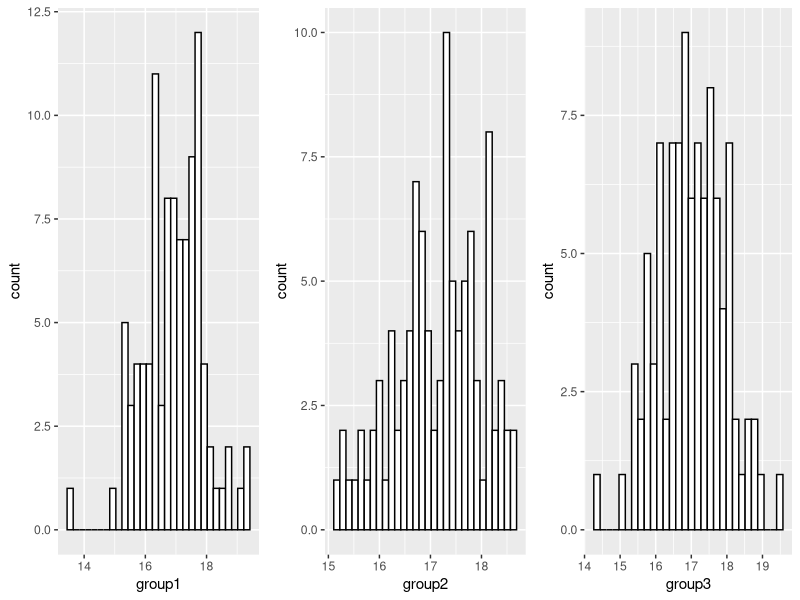

Recreate this plot in R.
## ---- chunk 1
counter <- 0
vector <- as.integer(runif(100, max=5, min=-5))
## ---- chunk 2
count_zeros <- function(x) {
  for (i in 1:length(x)) {
    if (x[i] == 0) {
      counter <- counter + 1}
  }
  return(counter)
}
## ---- chunk 3
count_zeros(x=vector)
## ---- chunk 4
counter <- length(which(vector==0))
print(counter)


## ---- chunk 5
create_matrix <- function(x,y) {
  mat <- matrix(sample(1:10, size = x*y),
              nrow=x,
              ncol=y)
  for(i in 1:x) {
    for(j in 1:y) {
      (mat[i,j] <- i*j)
    }
  }
  return(mat)
}

create_matrix(2,2)
## ---- chunk 6
group1 <- data.frame(rnorm(50, mean=7, sd=1))
colnames(group1) <- "group1"
head(group1)

group2 <- data.frame(rnorm(50, mean=17, sd=1))
colnames(group2) <- "group2"
head(group2)

group3 <- data.frame(rnorm(50, mean=27, sd=1))
colnames(group3) <- "group3"
head(group3)

library(tidyr)
library(dplyr)

BindGroups <- cbind(group1, group2, group3)
head(BindGroups)

BindGroups <- pivot_longer(BindGroups, cols=group1:group3, names_to = "group")
head(BindGroups)
## ---- chunk 7
shuffle_and_mean <- function(x) {
  Shuffle <- transform(x, shuffled=sample(value))
  group1 <- mean(Shuffle$shuffled[Shuffle$group=="group1"])
  group2 <- mean(Shuffle$shuffled[Shuffle$group=="group2"])
  group3 <- mean(Shuffle$shuffled[Shuffle$group=="group3"])
  means <- cbind(group1,group2,group3)
  return(means)
}

shuffle_and_mean(BindGroups)

## ---- chunk 8

df <- data.frame()
replicate <- c(1:100)

for(i in 1:100) {
  means <- shuffle_and_mean(BindGroups)
  df <- rbind(df,means)
}

df <- cbind(replicate, df)

head(df)
## ---- chunk 9

library(ggplot2)
library(ggpubr)

p1<-ggplot(df, aes(x=group1)) + 
  geom_histogram(color="black", fill="white")

p2<-ggplot(df, aes(x=group2)) + 
  geom_histogram(color="black", fill="white")

p3<-ggplot(df, aes(x=group3)) + 
  geom_histogram(color="black", fill="white")

all_graphs <- ggarrange(p1, p2, p3,
                        nrow = 1, ncol = 3)

all_graphs
